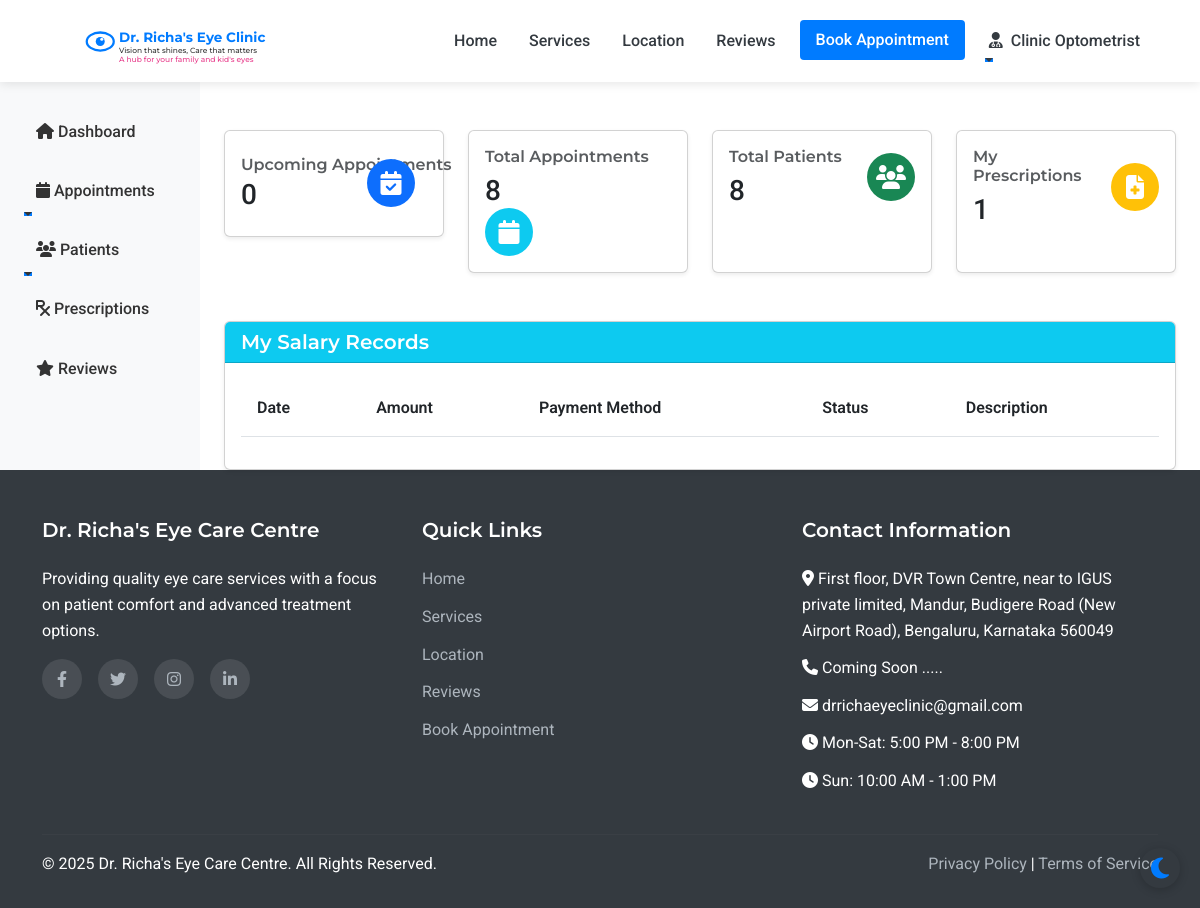
/assistant/dashboard (signed in), run on an earlier commit of the app's database.
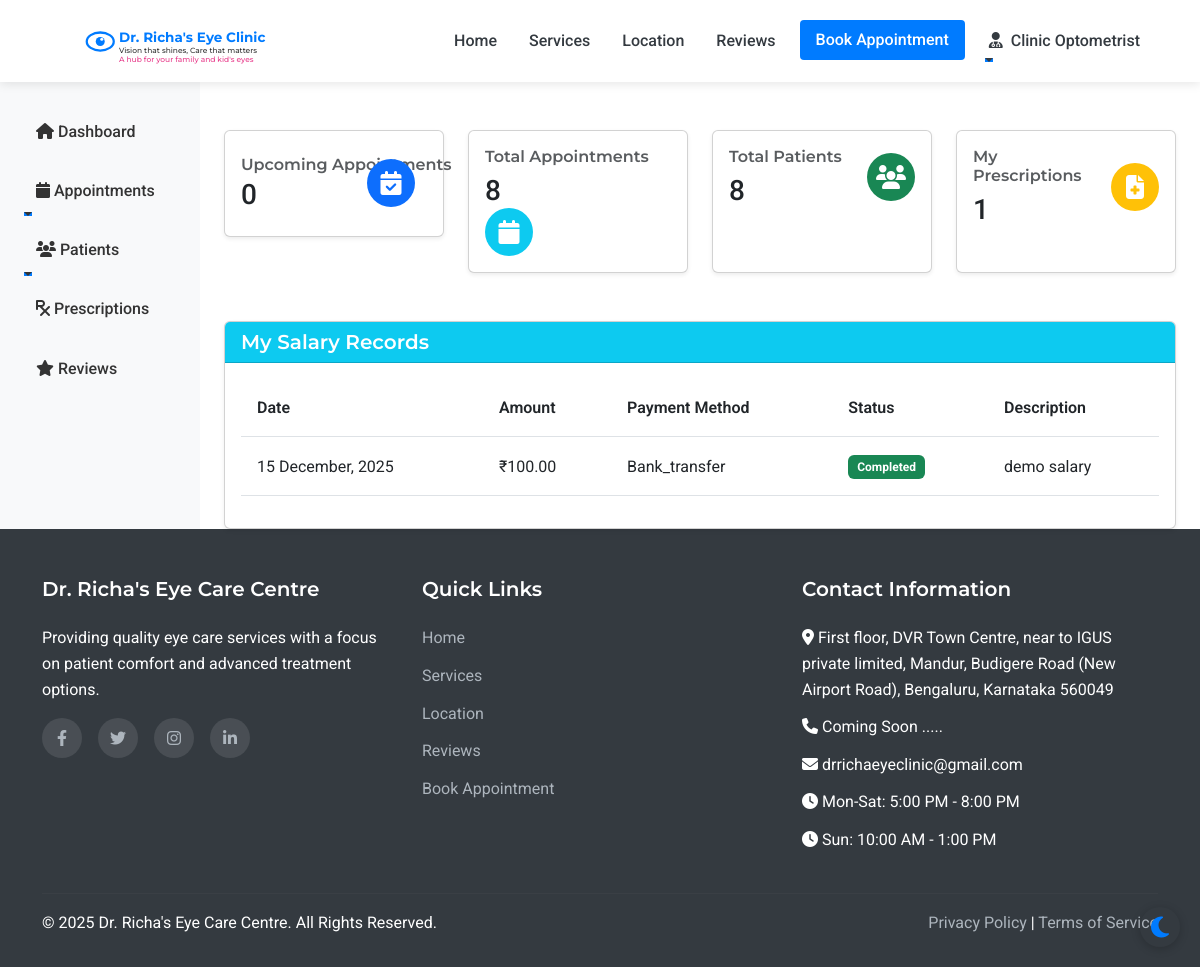
And on a later commit of the database.
### models.py (models this page shows, shortened)
class Salary(db.Model):
    id = db.Column(db.Integer, primary_key=True)
    assistant_id = db.Column(db.Integer, db.ForeignKey('assistant.id'), nullable=False)
    amount = db.Column(db.Float, nullable=False)
    payment_date = db.Column(db.Date, nullable=False)
    payment_method = db.Column(db.String(50), nullable=False)  # bank_transfer, cash, stripe, etc.
    transaction_id = db.Column(db.String(100), nullable=True)
    status = db.Column(db.String(20), default='pending')  # pending, completed, failed
    description = db.Column(db.Text, nullable=True)
    created_at = db.Column(db.DateTime, default=datetime.utcnow)

### routes.py (the view, shortened to what this page needs)
@app.route('/assistant/dashboard')
@login_required
def assistant_dashboard():
    if not isinstance(current_user, Assistant):
        flash('You do not have permission to access this page.', 'danger')
        return redirect(url_for('index'))
    try:
        today = datetime.now().date()
        upcoming_appointments = Appointment.query.filter(
            Appointment.appointment_date >= today,
            Appointment.status == 'scheduled'
        ).count()
        total_appointments = Appointment.query.count()
        total_patients = Patient.query.count()
        prescriptions_count = OptometristPrescription.query.filter_by(assistant_id=current_user.id).count()
        salary_records = Salary.query.filter_by(
            assistant_id=current_user.id
        ).order_by(desc(Salary.payment_date)).all()
        return render_template(
            'assistant/optometrist_dashboard.html',
            upcoming_appointments=upcoming_appointments,
            total_appointments=total_appointments,
            total_patients=total_patients,
            prescriptions_count=prescriptions_count,
            salary_records=salary_records
        )
    except Exception as e:
        flash(f'Error loading dashboard: {str(e)}', 'danger')
        return redirect(url_for('index'))

### app.py (called while the page is built)
@login_manager.user_loader
def load_user(user_id):
    from models import Doctor, Assistant, Admin, Patient
    try:
        if user_id.startswith('doctor_'):
            return Doctor.query.get(int(user_id.split('_')[1]))
        elif user_id.startswith('assistant_'):
            return Assistant.query.get(int(user_id.split('_')[1]))
        elif user_id.startswith('admin_'):
            return Admin.query.get(int(user_id.split('_')[1]))
        else:
            return Patient.query.get(int(user_id))
    except (ValueError, AttributeError):
        return None

### routes.py (called while the page is built)
@app.context_processor
def inject_now():
    return {'now': datetime.now()}

### templates/assistant/optometrist_dashboard.html (shortened to what the changed rows need)
{% extends 'layout.html' %}
{% block content %}
<div class="container-fluid">
    <div class="row">
        <main class="col-md-9 ms-sm-auto col-lg-10 px-md-4">
            <div class="row mt-4">
                <div class="col-12">
                    <div class="card shadow-sm">
                        <div class="card-body">
                            <div class="table-responsive">
                                <table class="table table-hover">
                                    <thead>
                                        <tr>
                                            <th>Date</th>
                                            <th>Amount</th>
                                            <th>Payment Method</th>
                                            <th>Status</th>
                                            <th>Description</th>
                                        </tr>
                                    </thead>
                                    <tbody>
                                        {% for salary in salary_records %}
                                        <tr>
                                            <td>{{ salary.payment_date.strftime('%d %B, %Y') }}</td>
                                            <td>₹{{ "%.2f"|format(salary.amount) }}</td>
                                            <td>{{ salary.payment_method|title }}</td>
                                            <td>
                                                <span class="badge {% if salary.status == 'completed' %}bg-success{% else %}bg-warning{% endif %}">
                                                    {{ salary.status|title }}
                                                </span>
                                            </td>
                                            <td>{{ salary.description or 'N/A' }}</td>
                                        </tr>
                                        {% endfor %}
                                    </tbody>
                                </table>
                            </div>
                        </div>
                    </div>
                </div>
            </div>
        </main>
    </div>
</div>
{% endblock %}

What changed in the data, as far as the page shows it:
added Salary: payment_date "15 December, 2025", amount "100.00", payment_method "Bank_transfer", status "Completed", description "demo salary"
